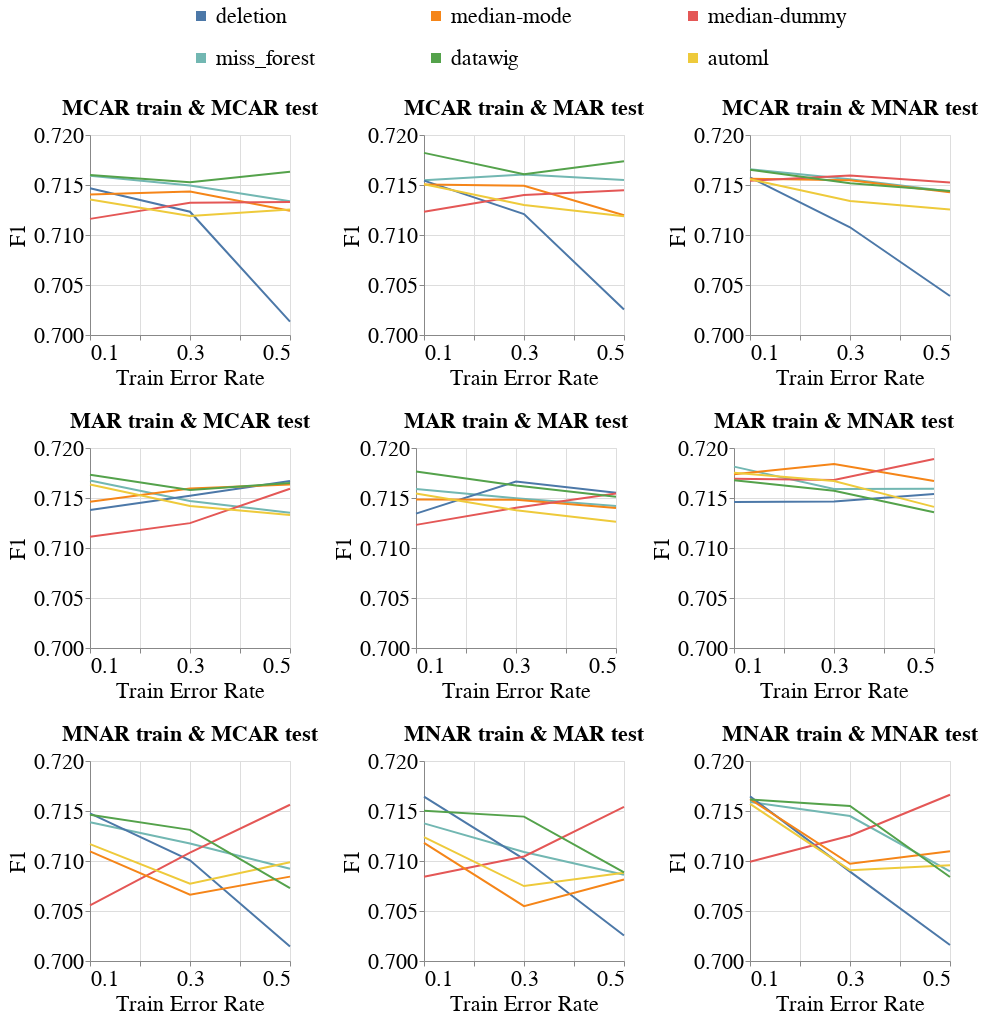

The notebook cell saved with this chart:
### Markdown cell above
### Overall Metrics

### Code cell
create_exp2_line_bands_for_diff_imputers(dataset_name=DATASET_NAME,
                                         model_name='mlp_clf',
                                         metric_name='f1',
                                         db_client=db_client,
                                         with_band=False)
